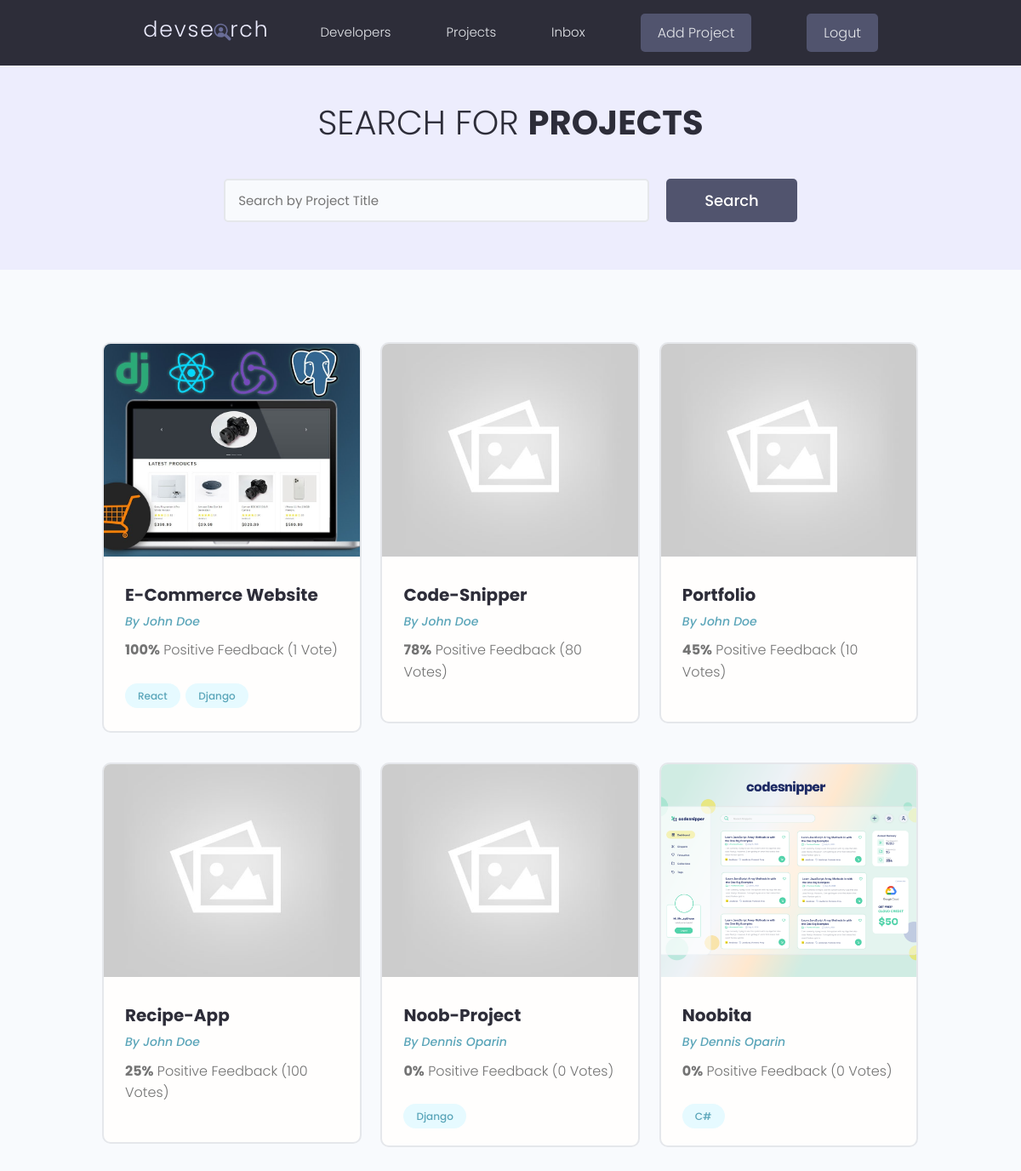
Page /projects/ (signed in) on the committed database.
### projects/models.py (models this page shows, shortened)
class Project(models.Model):
    owner = models.ForeignKey(Profile, null=True, blank=True, on_delete=models.SET_NULL)
    title = models.CharField(max_length=200)
    description = models.TextField(null=True, blank=True)
    featured_image = models.ImageField(null=True, blank=True, default="default.jpg")
    demo_link = models.CharField(max_length=2000, blank=True)
    source_link = models.CharField(max_length=2000, null=True, blank=True)
    tags = models.ManyToManyField("Tag", blank=True)
    vote_total = models.IntegerField(default=0, null=True, blank=True)
    vote_ratio = models.IntegerField(default=0, null=True, blank=True)
    created = models.DateTimeField(auto_now_add=True)
    id = models.UUIDField(default=uuid.uuid4, unique=True, primary_key=True, editable=False)

class Tag(models.Model):
    name = models.CharField(max_length=200)
    created = models.DateTimeField(auto_now_add=True)
    id = models.UUIDField(default=uuid.uuid4, unique=True, primary_key=True, editable=False)
    def __str__(self):
        return self.name

### users/models.py (models this page shows, shortened)
class Profile(models.Model):
    user = models.OneToOneField(User, on_delete=models.CASCADE, null=True, blank=True)
    name = models.CharField(max_length=200, blank=True, null=True)
    email = models.EmailField(max_length=500, blank=True, null=True)
    username = models.CharField(max_length=200, blank=True, null=True)
    location = models.CharField(max_length=200, blank=True, null=True)
    short_intro = models.CharField(max_length=200, blank=True, null=True)
    bio = models.TextField(blank=True, null=True)
    profile_image = models.ImageField(null=True, blank=True, upload_to='profiles/', default='profiles/user-default.png')
    social_github = models.CharField(max_length=200, blank=True, null=True)
    social_twitter = models.CharField(max_length=200, blank=True, null=True)
    social_linkedin = models.CharField(max_length=200, blank=True, null=True)
    social_youtube = models.CharField(max_length=200, blank=True, null=True)
    social_website = models.CharField(max_length=200, blank=True, null=True)
    created = models.DateTimeField(auto_now_add=True)
    id = models.UUIDField(default=uuid.uuid4, unique=True, primary_key=True, editable=False)

### projects/views.py (the view)
# urls.py: path('projects/', include('projects.urls')),
def projects(request):
    projects = Project.objects.all()
    context = {"projects": projects}
    return render(request, 'projects/projects.html', context)

### projects/templates/projects/projects.html (shortened to what this page needs)
{% extends 'main.html' %}
{% block content %}
<main class="projects">
    <section class="hero-section text-center">
        <div class="container container--narrow">
            <div class="hero-section__box">
                <h2>Search for <span>Projects</span></h2>
            </div>
            <div class="hero-section__search">
                <form class="form" action="#" method="get">
                    <div class="form__field">
                        <input class="input input--text" id="formInput#search" type="text" name="text"
                            placeholder="Search by Project Title" />
                    </div>
                    <input class="btn btn--sub btn--lg" type="submit" value="Search" />
                </form>
            </div>
        </div>
    </section>
    <section class="projectsList">
        <div class="container">
            <div class="grid grid--three">
                {% for project in projects %}
                <div class="column">
                    <div class="card project">
                        <a href="{% url 'project' project.id %}" class="project">
                            <img class="project__thumbnail" src="{{project.featured_image.url}}"
                                alt="project thumbnail" />
                            <div class="card__body">
                                <h3 class="project__title">{{project.title}}</h3>
                                <p><a class="project__author" href="{% url 'user-profile' project.owner.id %}">By
                                        {{project.owner.name}}</a>
                                </p>
                                <p class="project--rating">
                                    <span style="font-weight: bold;">{{project.vote_ratio}}%</span> Positive
                                    Feedback ({{project.vote_total}} Vote{{project.vote_total|pluralize:"s"}})</span>
                                </p>
                                <div class="project__tags">
                                    {% for tag in project.tags.all %}
                                    <span class="tag tag--pill tag--main">
                                        <small>{{tag}}</small>
                                    </span>
                                    {% endfor %}
                                </div>
                            </div>
                        </a>
                    </div>
                </div>
                {% endfor %}
            </div>
        </div>
    </section>
</main>
{% endblock %}

### static/styles/app.css (style rules this page uses)
:root { --color-sub: #2d2d39; }
.btn--sub { background-color: var(--color-sub-light); }
.card { border: 2px solid var(--color-light); }
img { width: 100%; }
.hero-section { height: 40vh; display: flex; align-items: center; background-color: var(--color-sub); }
.hero-section__box { margin-bottom: 4rem; }
.hero-section__box > h2, .hero-section__box > h2 > span { font-size: 4rem; color: var(--color-light); line-height: 1.3; text-transform: uppercase; }
.hero-section__box > h2 { font-weight: 300; }
.hero-section__box > h2 > span { font-weight: 700; }
.hero-section__search > .form { display: flex; align-items: center; justify-content: center; gap: 2rem; }
.hero-section__search > .form input.input--text { width: 50rem; }
.project__author { font-size: 1.4rem; font-style: italic; }
.project--rating { margin-bottom: 1.6em; margin-top: .5em; }
.projects > .hero-section { background: var(--color-sub-lighter); height: 30vh; }
.projects .hero-section__box { margin-bottom: 2.5rem; }
.projects .hero-section__box > h2 { color: var(--color-sub); }
.projects .hero-section__box > h2 > span { font-weight: 700; color: var(--color-sub); }
.projectsList { margin-top: 8rem; }
.project__thumbnail { height: 25rem; object-fit: cover; object-position: top center; }
.project__title { font-size: 2rem; font-weight: 700; color: var(--color-sub); }

### static/uikit/styles/modules/_variables.css (style rules this page uses)
:root { --color-main: #5aa5b9; --color-main-light: #e6faff; --color-sub: #3f4156; --color-sub-light: #51546e; --color-sub-lighter: #ededfd; --color-text: #737373; --color-gray: #8b8b8b; --color-light: #e5e7eb; --color-light-gray: #767676; --color-bg: #f8fafd; --color-white: #fffefd; --color-white-light: #f3f3f3; --color-success: #359e64; --color-success-bg: #def8e8; --color-error: #fc4b0b; --color-error-bg: #fff2ee; --font-base: 'Poppins', arial, helvetica, 'Segoe UI', roboto, ubuntu, sans-serif; --font-monospace: 'Fira Code', 'Courier New', courier, monospace; --font-regular: 300; --font-medium: 500; --font-bold: 700; --generic-shadow: 1px 1px 5px #00000010; --generic-transition: all 0.3s ease-in-out; }

### static/uikit/styles/modules/_base.css (style rules this page uses)
* { margin: 0; padding: 0; box-sizing: border-box; text-rendering: optimizeLegibility; color: inherit; font-size: inherit; }
html { font-size: 50%; }
@media only screen and (min-width: 480px) { html { font-size: 56.25%; } }
@media only screen and (min-width: 1200px) { html { font-size: 62.5%; } }
body { line-height: 1.6; font-weight: 400; font-size: 1.5rem; color: var(--color-text); background-color: var(--color-bg); min-height: 100vh; }

### static/uikit/styles/modules/_typography.css (style rules this page uses)
* { font-family: var(--font-base); }
h2 { font-size: 3.6rem; font-weight: var(--font-bold); }
h3 { font-size: 3.2rem; font-weight: var(--font-medium); }
p, span, strong { font-size: 1.6rem; color: var(--color-text); font-weight: var(--font-regular); }
a { padding-bottom: 2px; text-decoration: none; display: inline-block; color: var(--color-main); font-weight: var(--font-medium); }

### static/uikit/styles/modules/_utilities.css (style rules this page uses)
.container { width: 92%; max-width: 165rem; margin: 0 auto; box-sizing: border-box; }
.container--narrow { width: 92%; max-width: 120rem; }
@media screen and (min-width: 1000px) { .container { width: 90%; } }
@media screen and (min-width: 1000px) { .container--narrow { width: 85%; } }
@media screen and (min-width: 1200px) { .container { width: 80%; } }
@media screen and (min-width: 1200px) { .container--narrow { width: 72%; } }
.text-center { text-align: center; }

### static/uikit/styles/modules/_button.css (style rules this page uses)
.btn { display: inline-block; position: relative; cursor: pointer; background-color: var(--color-light); font-weight: var(--font-medium); color: var(--color-sub); text-decoration: none; padding: 1rem 2rem; border-radius: 0.5rem; border: none; width: -webkit-fit-content; width: -moz-fit-content; width: fit-content; height: -webkit-fit-content; height: -moz-fit-content; height: fit-content; font-size: 1.6rem; outline-width: 0; outline-color: transparent; -webkit-backface-visibility: hidden; backface-visibility: hidden; transition: all 0.3s ease-in-out; }
.btn--sub { background-color: var(--color-sub); color: var(--color-white); }
.btn--lg { font-size: 1.8rem; padding: 1.2rem 4.5rem; }

### static/uikit/styles/modules/_card.css (style rules this page uses)
.card { border-radius: 1rem; background-color: var(--color-white); border: 1.5px solid var(--color-light); width: auto; height: auto; margin-top: 0.5rem; margin-bottom: 0.5rem; overflow: hidden; }
.card__body, .card__header { padding: 2rem 2.5rem; }

### rows in the picture
Project: featured_image (picture), title "E-Commerce Website", owner.name "John Doe", vote_ratio "100", vote_total "1"
Tag: name "React"
Tag: name "Django"
Project: featured_image (placeholder picture), title "Code-Snipper", owner.name "John Doe", vote_ratio "78", vote_total "80"
Project: featured_image (placeholder picture), title "Portfolio", owner.name "John Doe", vote_ratio "45", vote_total "10"
Project: featured_image (placeholder picture), title "Recipe-App", owner.name "John Doe", vote_ratio "25", vote_total "100"
Project: featured_image (placeholder picture), title "Noob-Project", owner.name "Dennis Oparin", vote_ratio "0", vote_total "0"
Project: featured_image (picture), title "Noobita", owner.name "Dennis Oparin", vote_ratio "0", vote_total "0"
Tag: name "C#"
